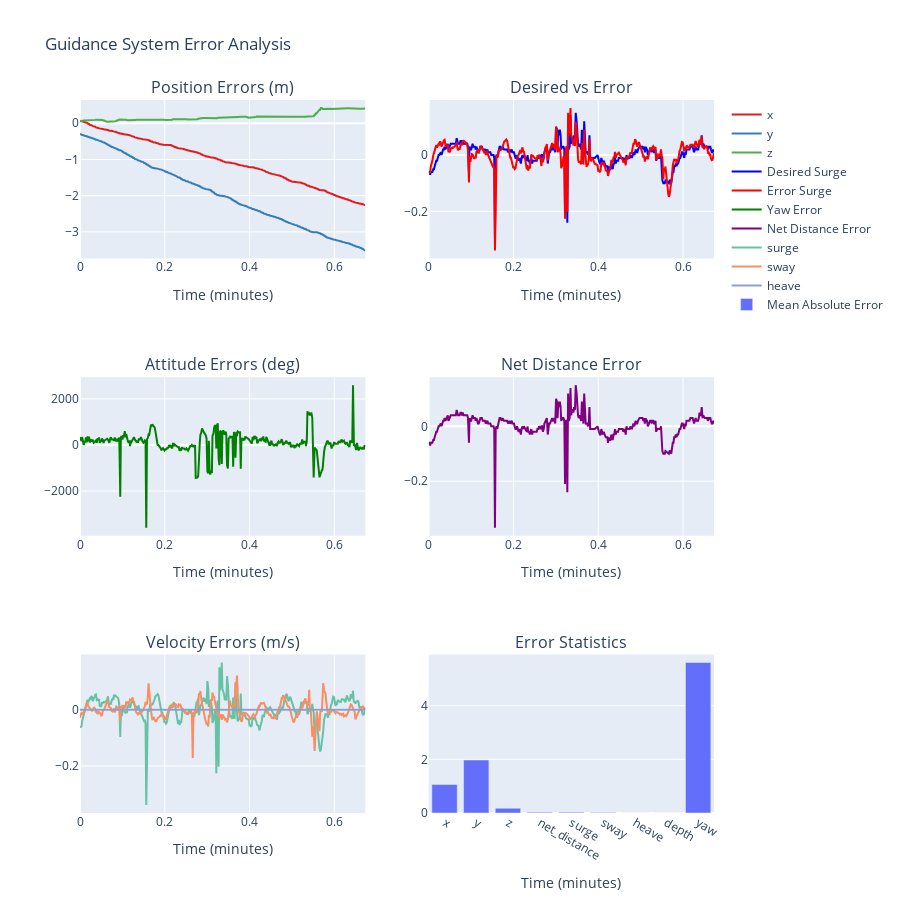

Notebook source saved alongside this figure:
### Code cell
# 🧭 NAVIGATION AND GUIDANCE SYSTEM ANALYSIS — compact
import importlib
importlib.reload(dvl_utils)
analyzer = dvl_utils.Nucleus1000DVLAnalyzer(BY_BAG_FOLDER)
analysis_bag = selected_bag if 'selected_bag' in globals() else (analyzer.available_bags[0] if analyzer.available_bags else None)
if analysis_bag:
    success = analyzer.run_navigation_guidance_analysis(analysis_bag)
    if not success:
        print("Navigation/guidance analysis failed or is partially complete")
else:
    print("No bag available for navigation/guidance analysis")

### Figure 1 — Plotly figure (JSON) as saved in the notebook; plotly's stock layout.template omitted (floating-point values rounded to 4 significant figures; data arrays with more than 128 entries replaced by an {"elided": "..."} marker saying what was removed)
{"data": [{"line": {"color": "rgb(228,26,28)"}, "name": "x", "type": "scatter", "x": {"elided": "364 float values"}, "xaxis": "x", "y": {"elided": "364 float values"}, "yaxis": "y"}, {"line": {"color": "rgb(55,126,184)"}, "name": "y", "type": "scatter", "x": {"elided": "364 float values"}, "xaxis": "x", "y": {"elided": "364 float values"}, "yaxis": "y"}, {"line": {"color": "rgb(77,175,74)"}, "name": "z", "type": "scatter", "x": {"elided": "364 float values"}, "xaxis": "x", "y": {"elided": "364 float values"}, "yaxis": "y"}, {"line": {"color": "blue"}, "name": "Desired Surge", "type": "scatter", "x": {"elided": "364 float values"}, "xaxis": "x2", "y": {"elided": "364 float values"}, "yaxis": "y2"}, {"line": {"color": "red"}, "name": "Error Surge", "type": "scatter", "x": {"elided": "364 float values"}, "xaxis": "x2", "y": {"elided": "364 float values"}, "yaxis": "y2"}, {"line": {"color": "green"}, "name": "Yaw Error", "type": "scatter", "x": {"elided": "364 float values"}, "xaxis": "x3", "y": {"elided": "364 float values"}, "yaxis": "y3"}, {"line": {"color": "purple"}, "name": "Net Distance Error", "type": "scatter", "x": {"elided": "364 float values"}, "xaxis": "x4", "y": {"elided": "364 float values"}, "yaxis": "y4"}, {"line": {"color": "rgb(102,194,165)"}, "name": "surge", "type": "scatter", "x": {"elided": "364 float values"}, "xaxis": "x5", "y": {"elided": "364 float values"}, "yaxis": "y5"}, {"line": {"color": "rgb(252,141,98)"}, "name": "sway", "type": "scatter", "x": {"elided": "364 float values"}, "xaxis": "x5", "y": {"elided": "364 float values"}, "yaxis": "y5"}, {"line": {"color": "rgb(141,160,203)"}, "name": "heave", "type": "scatter", "x": {"elided": "364 float values"}, "xaxis": "x5", "y": {"elided": "364 float values"}, "yaxis": "y5"}, {"name": "Mean Absolute Error", "type": "bar", "x": ["x", "y", "z", "net_distance", "surge", "sway", "heave", "depth", "yaw"], "xaxis": "x6", "y": [1.06, 1.974, 0.1772, 0.03005, 0.03148, 0.02124, 0, 0, 5.609], "yaxis": "y6"}], "layout": {"annotations": [{"font": {"size": 16}, "showarrow": false, "text": "Position Errors (m)", "x": 0.225, "xanchor": "center", "xref": "paper", "y": 1, "yanchor": "bottom", "yref": "paper"}, {"font": {"size": 16}, "showarrow": false, "text": "Desired vs Error", "x": 0.775, "xanchor": "center", "xref": "paper", "y": 1, "yanchor": "bottom", "yref": "paper"}, {"font": {"size": 16}, "showarrow": false, "text": "Attitude Errors (deg)", "x": 0.225, "xanchor": "center", "xref": "paper", "y": 0.6111, "yanchor": "bottom", "yref": "paper"}, {"font": {"size": 16}, "showarrow": false, "text": "Net Distance Error", "x": 0.775, "xanchor": "center", "xref": "paper", "y": 0.6111, "yanchor": "bottom", "yref": "paper"}, {"font": {"size": 16}, "showarrow": false, "text": "Velocity Errors (m/s)", "x": 0.225, "xanchor": "center", "xref": "paper", "y": 0.2222, "yanchor": "bottom", "yref": "paper"}, {"font": {"size": 16}, "showarrow": false, "text": "Error Statistics", "x": 0.775, "xanchor": "center", "xref": "paper", "y": 0.2222, "yanchor": "bottom", "yref": "paper"}], "height": 900, "showlegend": true, "title": {"text": "Guidance System Error Analysis"}, "xaxis": {"anchor": "y", "domain": [0, 0.45], "title": {"text": "Time (minutes)"}}, "xaxis2": {"anchor": "y2", "domain": [0.55, 1], "title": {"text": "Time (minutes)"}}, "xaxis3": {"anchor": "y3", "domain": [0, 0.45], "title": {"text": "Time (minutes)"}}, "xaxis4": {"anchor": "y4", "domain": [0.55, 1], "title": {"text": "Time (minutes)"}}, "xaxis5": {"anchor": "y5", "domain": [0, 0.45], "title": {"text": "Time (minutes)"}}, "xaxis6": {"anchor": "y6", "domain": [0.55, 1], "title": {"text": "Time (minutes)"}}, "yaxis": {"anchor": "x", "domain": [0.7778, 1]}, "yaxis2": {"anchor": "x2", "domain": [0.7778, 1]}, "yaxis3": {"anchor": "x3", "domain": [0.3889, 0.6111]}, "yaxis4": {"anchor": "x4", "domain": [0.3889, 0.6111]}, "yaxis5": {"anchor": "x5", "domain": [0, 0.2222]}, "yaxis6": {"anchor": "x6", "domain": [0, 0.2222]}}}
